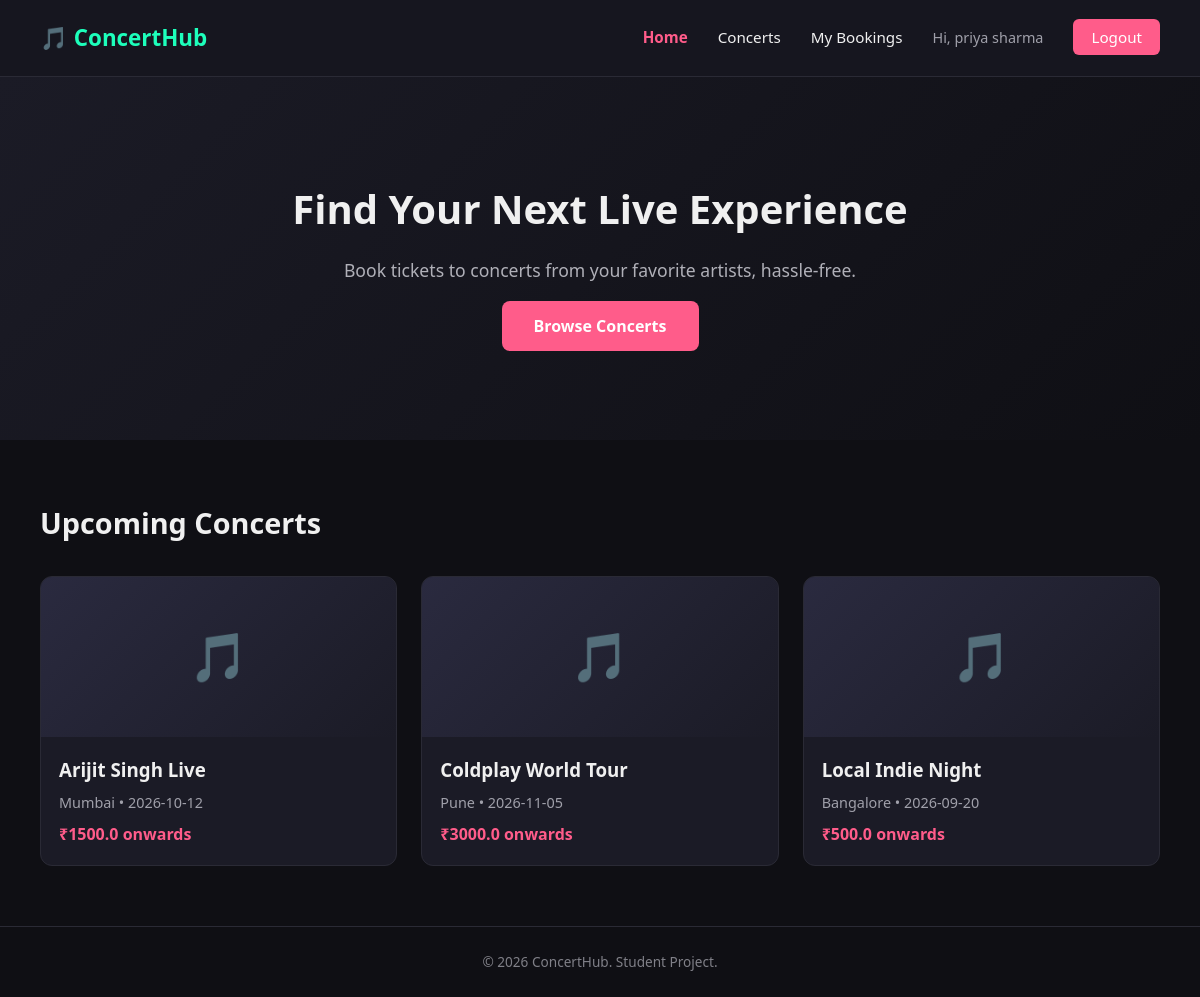
The page / (signed in) on the database its author committed.
### tables this page shows
CREATE TABLE concerts (
        id INTEGER PRIMARY KEY AUTOINCREMENT,
        artist TEXT NOT NULL,
        concert_name TEXT NOT NULL,
        venue TEXT NOT NULL,
        city TEXT NOT NULL,
        date TEXT NOT NULL,
        time TEXT NOT NULL,
        price REAL NOT NULL,
        description TEXT,
        total_seats INTEGER NOT NULL
    );

### app.py (the view)
@app.route('/')
def home():
    connection = get_db_connection()
    concerts = connection.execute('SELECT * FROM concerts').fetchall()
    connection.close()
    return render_template('index.html', concerts=concerts)

### app.py (called while the page is built)
def get_db_connection():
    connection = sqlite3.connect('database/database.db')
    connection.row_factory = sqlite3.Row  # lets us access columns by name, not just by position
    return connection

### templates/index.html (shortened to what this page needs)
{% extends "base.html" %}
{% block nav_home %}active{% endblock %}
{% block content %}
    <section class="hero">
        <h1>Find Your Next Live Experience</h1>
        <p>Book tickets to concerts from your favorite artists, hassle-free.</p>
        <a href="{{ url_for('concerts') }}" class="btn-primary">Browse Concerts</a>
    </section>
    <section class="featured">
        <h2>Upcoming Concerts</h2>
        <div class="concert-grid">
    {% for concert in concerts %}
    <a href="{{ url_for('concert_details', concert_id=concert['id']) }}" class="concert-card-link">
    <div class="concert-card">
        <div class="concert-image">🎵</div>
        <div class="concert-info">
            <h3>{{ concert['concert_name'] }}</h3>
            <p class="concert-meta">{{ concert['city'] }} • {{ concert['date'] }}</p>
            <p class="concert-price">₹{{ concert['price'] }} onwards</p>
        </div>
    </div>
    </a>
    {% endfor %}
</div>
    </section>
{% endblock %}

### static/css/style.css (style rules this page uses)
* { margin: 0; padding: 0; box-sizing: border-box; }
body { font-family: 'Segoe UI', Arial, sans-serif; background-color: #0f0f14; color: #f0f0f0; line-height: 1.6; }
.hero { text-align: center; padding: 100px 20px; background: linear-gradient(135deg, #1b1b26, #0f0f14); }
.hero h1 { font-size: 2.5rem; margin-bottom: 15px; }
.hero p { color: #b0b0b8; margin-bottom: 30px; font-size: 1.1rem; }
.btn-primary { background-color: #ff5c8a; color: #fff; text-decoration: none; padding: 14px 32px; border-radius: 8px; font-weight: bold; transition: background-color 0.2s ease; }
.featured { padding: 60px 40px; }
.featured h2 { margin-bottom: 30px; font-size: 1.8rem; }
.concert-grid { display: grid; grid-template-columns: repeat(auto-fit, minmax(260px, 1fr)); gap: 24px; }
.concert-card { background-color: #1b1b26; border-radius: 12px; overflow: hidden; border: 1px solid #2a2a35; transition: transform 0.2s ease; }
.concert-image { height: 160px; display: flex; align-items: center; justify-content: center; font-size: 3rem; background: linear-gradient(135deg, #2a2a3f, #1b1b26); }
.concert-info { padding: 18px; }
.concert-info h3 { margin-bottom: 6px; }
.concert-meta { color: #a0a0aa; font-size: 0.9rem; margin-bottom: 8px; }
.concert-price { color: #ff5c8a; font-weight: bold; }
.concert-card-link { text-decoration: none; color: inherit; display: block; }

### rows shown on the page
concerts: concert_name "Arijit Singh Live", city "Mumbai", date "2026-10-12", price "1500.0"
concerts: concert_name "Coldplay World Tour", city "Pune", date "2026-11-05", price "3000.0"
concerts: concert_name "Local Indie Night", city "Bangalore", date "2026-09-20", price "500.0"

### other values the page prints
{{ session.user_name }} "priya sharma"
